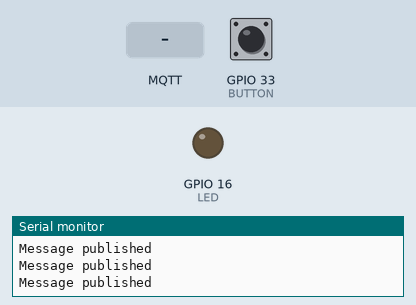
This sketch was run on a simulated ESP32. On the bench: output pins drawn as LEDs (lit = HIGH), the last lines printed to the serial monitor. Inputs (shaded band) come from the test bench; at power-on: GPIO 33 (BUTTON) LOW. WiFi joins after 1.5 s; servers stay silent unless stated; no MQTT or app messages arrive unless stated.

Above: at 4.7 s.
4.8 s: MQTT message "5" arrives on the first subscribed topic
At 6.1 s:
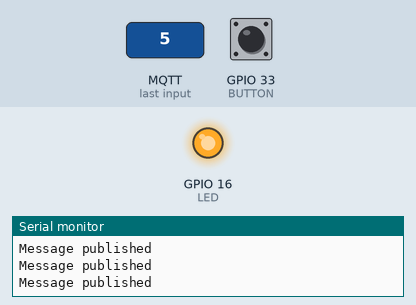
7.0 s: MQTT message "0" arrives on the first subscribed topic
At 8.7 s:
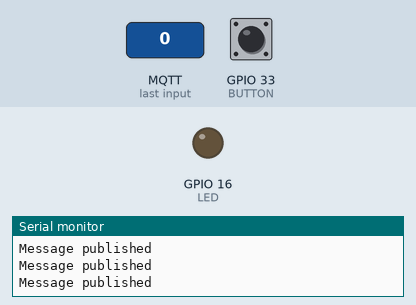
9.0 s: MQTT message "90" arrives on the first subscribed topic
At 10.6 s:
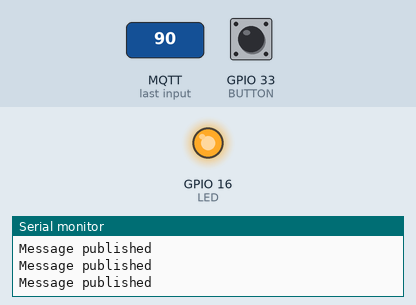
Timing chart, 0 to 12.1 s (numbered marks = the images above; inputs shaded):
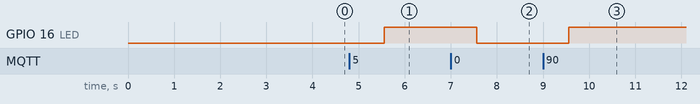

Measured:
- after the input at 4.8 s, GPIO 16 (LED): LOW → HIGH after 0.76 s
- after the input at 7.0 s, GPIO 16 (LED): HIGH → LOW after 0.56 s
- after the input at 9.0 s, GPIO 16 (LED): LOW → HIGH after 0.56 s

The sketch:

ESP.ino
```cpp
#include <WiFi.h>
#include <PubSubClient.h>
#define LED 16
#define BUTTON 33
int led = 0;
int counter = 0;

const char* ssid = "Shiddieqy";
const char* password = "shiddieqy";
char count[10];
// Local MQTT broker
char* mqttServer = "192.168.195.143";
int mqttPort = 1883;
const char* mqtt_client_name = "SHABRI";
const char* mqtt_pub_topic = "count";
const char* mqtt_sub_topic = "led";
WiFiClient client;
PubSubClient mqttClient(client);
void callback(char* topic, byte* payload, unsigned int length) {
String msg;
for (int i = 0; i < length; i++) {
  msg += (char)payload[i];
}
led = msg.toInt();
}

void setup() {
  pinMode(LED,OUTPUT);
  pinMode(BUTTON,INPUT);
Serial.begin(115200);
WiFi.mode(WIFI_STA);
WiFi.begin(ssid, password);
while( WiFi.status() != WL_CONNECTED ) {
delay(500);
Serial.print(".");
}
Serial.println("");
Serial.print("WiFi connected to: ");
Serial.println(ssid);
Serial.println("IP address: ");
Serial.println(WiFi.localIP());
delay(2000);
mqttClient.setServer(mqttServer, mqttPort);
mqttClient.setCallback(callback);
}
void loop() {
if( !mqttClient.connected() ){
while( !mqttClient.connected() ){
if( mqttClient.connect(mqtt_client_name) ){
Serial.println("MQTT Connected!");
mqttClient.subscribe(mqtt_sub_topic);
}

else{
Serial.print(".");
}
}
}
counter += digitalRead(BUTTON);
digitalWrite(LED,led);
sprintf(count,"%d",counter);
mqttClient.publish(mqtt_pub_topic, count);
Serial.println("Message published");
mqttClient.loop();
delay(500);
}
```
